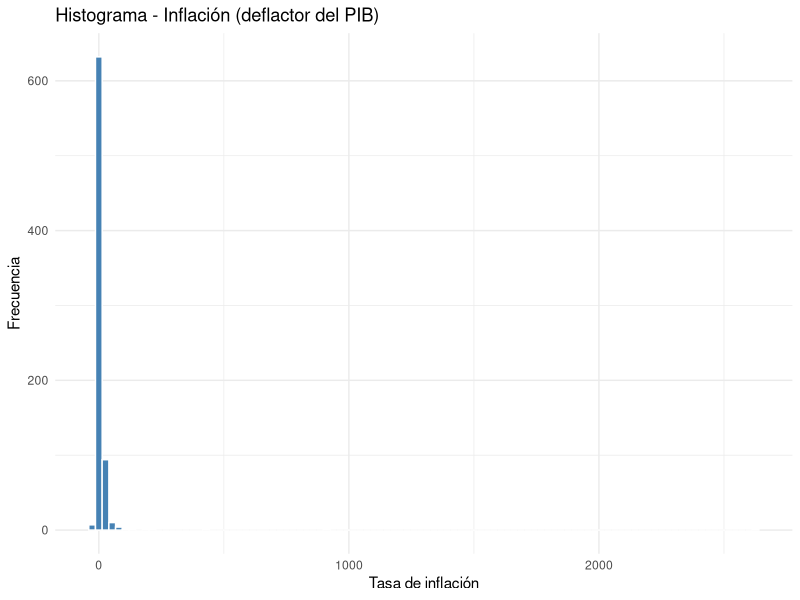
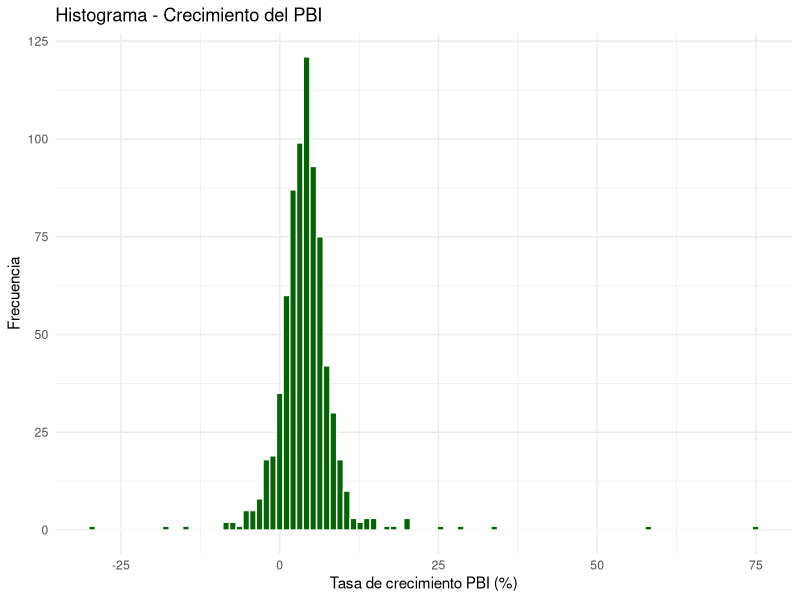
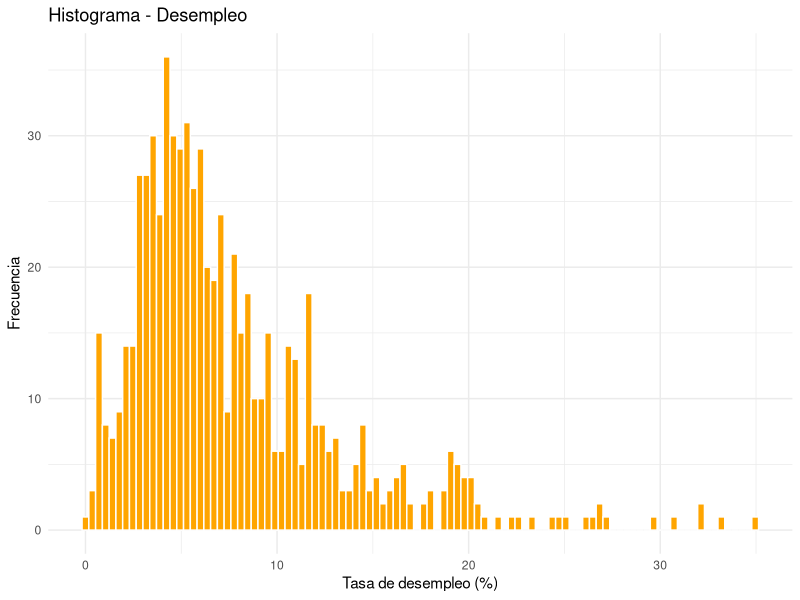
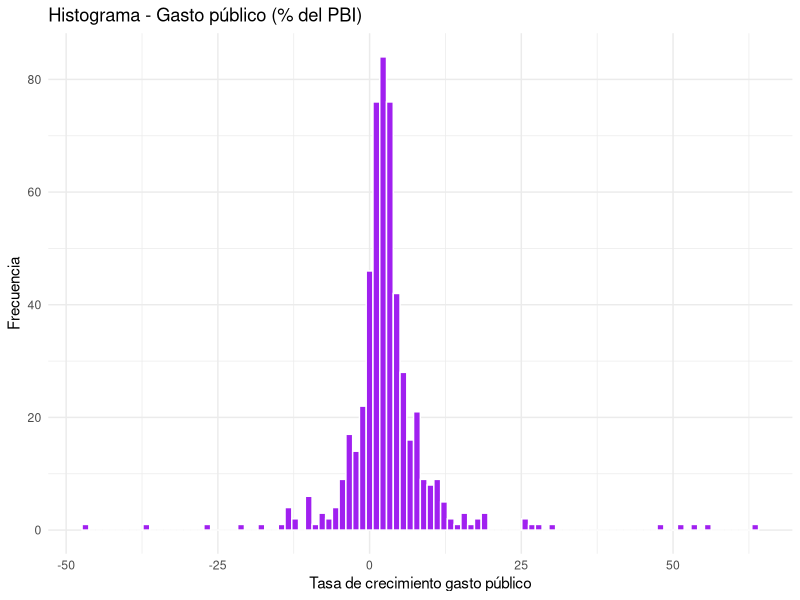
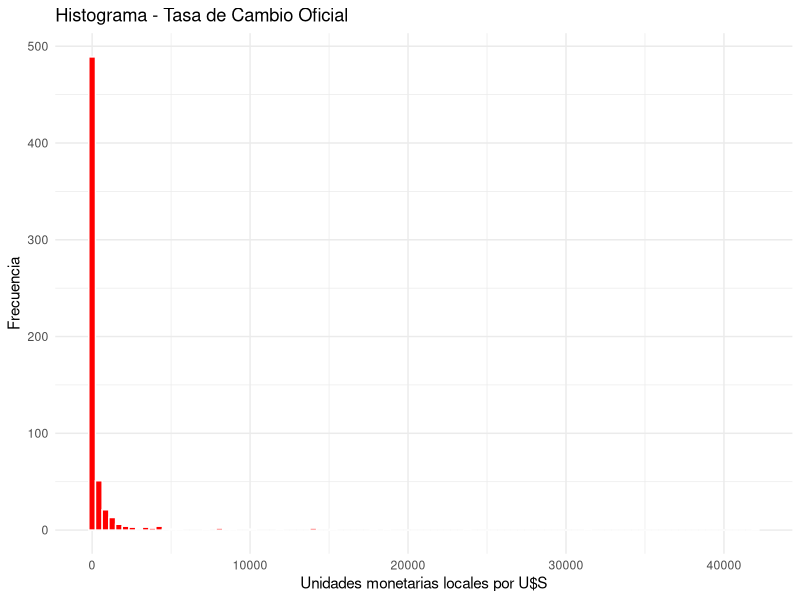
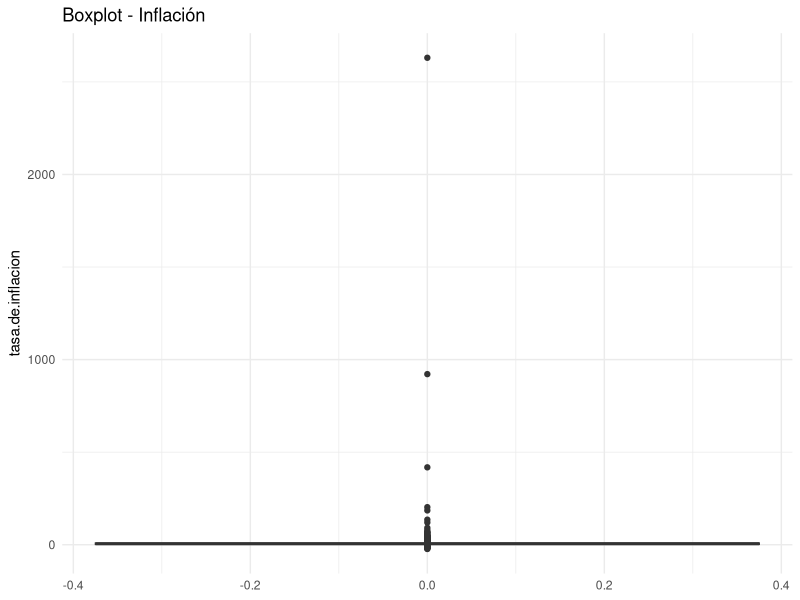
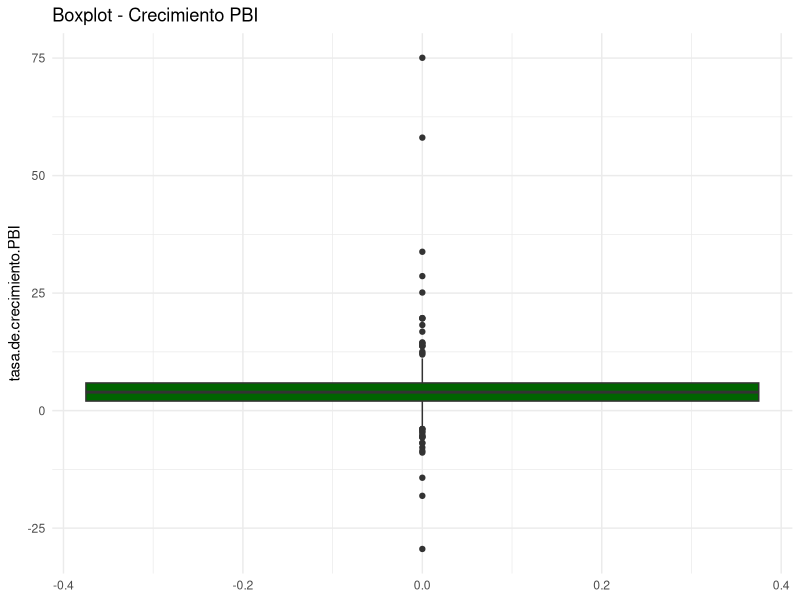
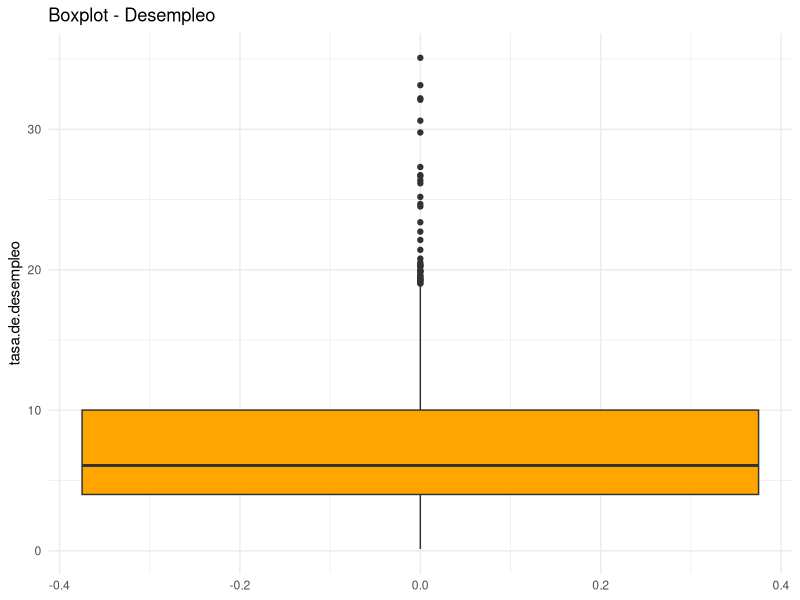

Reproduce these figures in R, in order.

# ==========================
# Outliers y Datos Faltantes
# ==========================


library(dplyr)
library(ggplot2)
library(psych)

#Input: cargamos los datos limpios 

inflacion_deflactor <- read.csv("data/clean/inflacion_deflactor.csv")
PBI_crecimiento <- read.csv("data/clean/PBI_crecimiento.csv")
desempleo <- read.csv("data/clean/desempleo.csv")
gasto_publico <- read.csv("data/clean/gasto_publico.csv")
tasa_de_cambio <- read.csv("data/clean/tasa_de_cambio_raw.csv")

bases_juntas <- list(
  inflacion_deflactor = inflacion_deflactor,
  PBI_crecimiento = PBI_crecimiento,
  desempleo = desempleo,
  gasto_publico = gasto_publico,
  tasa_de_cambio = tasa_de_cambio
) #listamos en un elemento todas las bases para poder analizarlas con una sola formula y simplificar el código

#---------------------
#Analizamos las bases
#---------------------

#variables relevantes para el analisis: inflacion,crecimiento del PBI, desempleo, gasto público, tasa de cambio oficial, anio. 


lapply(bases_juntas,glimpse) #vemos tipo de dato, titulos de columnas, primeras observaciones, estructura del dataset (row, columns)

#datos faltantes (patrón de NA)
lapply(bases_juntas, function(df){
  colSums(is.na(df))
})
 
#porcentaje de NA
lapply(bases_juntas, function(df){
  colMeans(is.na(df))*100
})

#analizamos la cantidad de NA por año para ver concentración de datos faltantes
gasto_publico %>% 
  filter(is.na(tasa.de.gasto.publico)) %>% 
  count(anio)

inflacion_deflactor %>% 
  filter(is.na(tasa.de.inflacion)) %>% 
  count(anio)

PBI_crecimiento %>% 
  filter(is.na(tasa.de.crecimiento.PBI)) %>% 
  count(anio)

desempleo %>% 
  filter(is.na(tasa.de.desempleo)) %>% 
  count(anio)

tasa_de_cambio %>% 
  filter(is.na(tasa_de_cambio_oficial)) %>% 
  count(anio)

#Analizamos la cantidad de NA por pais para ver concentracion de datos faltantes

gasto_publico %>% 
  filter(is.na(tasa.de.gasto.publico)) %>% 
  count(country_name, sort = TRUE)

inflacion_deflactor %>% 
  filter(is.na(tasa.de.inflacion)) %>% 
  count(country_name, sort = TRUE)

PBI_crecimiento %>% 
  filter(is.na(tasa.de.crecimiento.PBI)) %>% 
  count(country_name, sort = TRUE)

desempleo %>% 
  filter(is.na(tasa.de.desempleo)) %>% 
  count(country_name, sort = TRUE)

tasa_de_cambio %>% 
  filter(is.na(tasa_de_cambio_oficial)) %>% 
  count(country_name, sort = TRUE)


#===========================================================
#Estadistica Descriptiva - base sin limpiar outliers o datos
#===========================================================

lapply(bases_juntas,function(df){
  df %>% select(where(is.numeric)) %>% psych::describe()
})  #con psych abarcamos más que con summary: n, media, desvío estándar, mediana, asimetría, curtosis, y otros datos

#calculamos moda: 
moda <- function(x) {
  x <- x[!is.na(x)]             #eliminamos valores NA
  ux <- unique(x)               #extraemos los valores únicos
  ux[which.max(                 #elegimos el valor más frecuente
    tabulate(match(x, ux))      #contamos cuántas veces aparece cada uno
  )]
}

moda_gasto <- moda(gasto_publico$tasa.de.gasto.publico)
moda_PBI <- moda(PBI_crecimiento$tasa.de.crecimiento.PBI)
moda_inflacion <- moda(inflacion_deflactor$tasa.de.inflacion)
moda_desempleo <- moda(desempleo$tasa.de.desempleo)
moda_tasa_de_cambio <- moda(tasa_de_cambio$tasa_de_cambio_oficial)
modas <- list(
  moda_gasto_publico     = moda(gasto_publico$tasa.de.gasto.publico),
  moda_PBI_crecimiento   = moda(PBI_crecimiento$tasa.de.crecimiento.PBI),
  moda_inflacion         = moda(inflacion_deflactor$tasa.de.inflacion),
  moda_desempleo         = moda(desempleo$tasa.de.desempleo),
  moda_tasa_de_cambio    = moda(tasa_de_cambio$tasa_de_cambio_oficial)
) #las listamos en un solo elemento

#calculamos IQR
rango_gasto <- IQR(gasto_publico$tasa.de.gasto.publico, na.rm = TRUE)
rango_PBI <- IQR(PBI_crecimiento$tasa.de.crecimiento.PBI, na.rm = TRUE)
rango_inflacion <- IQR(inflacion_deflactor$tasa.de.inflacion, na.rm =TRUE)
rango_desempleo <- IQR(desempleo$tasa.de.desempleo, na.rm = TRUE)
rango_tasa_de_cambio <- IQR(tasa_de_cambio$tasa_de_cambio_oficial, na.rm = TRUE)

rangos_IQR <- list(
  IQR_gasto_publico     = IQR(gasto_publico$tasa.de.gasto.publico, na.rm = TRUE),
  IQR_PBI_crecimiento   = IQR(PBI_crecimiento$tasa.de.crecimiento.PBI, na.rm = TRUE),
  IQR_inflacion         = IQR(inflacion_deflactor$tasa.de.inflacion, na.rm = TRUE),
  IQR_desempleo         = IQR(desempleo$tasa.de.desempleo, na.rm = TRUE),
  IQR_tasa_de_cambio    = IQR(tasa_de_cambio$tasa_de_cambio_oficial, na.rm = TRUE)
) #los listamos en un solo elemento

#Distribucion de frecuencias por país (identificamos países que aportan indfo completa o incompleta)
freq_gasto <- gasto_publico |> count(country_name, sort = TRUE)
freq_PBI <- PBI_crecimiento |> count(country_name, sort = TRUE)
freq_inflacion <- inflacion_deflactor |> count(country_name, sort = TRUE)
freq_desempleo <- desempleo |> count(country_name, sort = TRUE)
freq_tasa_cambio <- tasa_de_cambio |> count(country_name, sort = TRUE)
frecuencias <- list(
  gasto_publico = freq_gasto,
  PBI_crecimiento = freq_PBI,
  inflacion = freq_inflacion,
  desempleo = freq_desempleo,
  tasa_de_cambio = freq_tasa_cambio
)

#Histogramas (los valores outliers generan mala visualización, lo corregiremos más adelante)

#Histograma inflacion:
ggplot(inflacion_deflactor, aes(x = tasa.de.inflacion)) +
  geom_histogram(bins = 100, fill = "steelblue", color = "white") +
  theme_minimal() +
  labs(title = "Histograma - Inflación (deflactor del PIB)",
       x = "Tasa de inflación", y = "Frecuencia")

#Histograma PBI
ggplot(PBI_crecimiento, aes(x = tasa.de.crecimiento.PBI)) +
  geom_histogram(bins = 100, fill = "darkgreen", color = "white") +
  theme_minimal() +
  labs(title = "Histograma - Crecimiento del PBI",
       x = "Tasa de crecimiento PBI (%)", y = "Frecuencia")

#Histograma desempleo
ggplot(desempleo, aes(x = tasa.de.desempleo)) +
  geom_histogram(bins = 100, fill = "orange", color = "white") +
  theme_minimal() +
  labs(title = "Histograma - Desempleo",
       x = "Tasa de desempleo (%)", y = "Frecuencia")

#Histograma gasto público
ggplot(gasto_publico, aes(x = tasa.de.gasto.publico)) +
  geom_histogram(bins = 100, fill = "purple", color = "white") +
  theme_minimal() +
  labs(title = "Histograma - Gasto público (% del PBI)",
       x = "Tasa de crecimiento gasto público", y = "Frecuencia")

#Histograma tasa de cambio
ggplot(tasa_de_cambio, aes(x = tasa_de_cambio_oficial)) +
  geom_histogram(bins = 100, fill = "red", color = "white") +
  theme_minimal() +
  labs(title = "Histograma - Tasa de Cambio Oficial",
       x = "Unidades monetarias locales por U$S", y = "Frecuencia")

#Boxplots (detectamos valores extremos/outliers)

# Boxplot inflación
ggplot(inflacion_deflactor, aes(y = tasa.de.inflacion)) +
  geom_boxplot(fill = "steelblue") +
  theme_minimal() +
  labs(title = "Boxplot - Inflación")

# Boxplot PBI
ggplot(PBI_crecimiento, aes(y = tasa.de.crecimiento.PBI)) +
  geom_boxplot(fill = "darkgreen") +
  theme_minimal() +
  labs(title = "Boxplot - Crecimiento PBI")

# Boxplot desempleo
ggplot(desempleo, aes(y = tasa.de.desempleo)) +
  geom_boxplot(fill = "orange") +
  theme_minimal() +
  labs(title = "Boxplot - Desempleo")

# Boxplot gasto público
ggplot(gasto_publico, aes(y = tasa.de.gasto.publico)) +
  geom_boxplot(fill = "purple") +
  theme_minimal() +
  labs(title = "Boxplot - Gasto Público (% del PBI)")

# Boxplot tasa de cambio
ggplot(tasa_de_cambio, aes(y = tasa_de_cambio_oficial)) +
  geom_boxplot(fill = "red") +
  theme_minimal() +
  labs(title = "Boxplot - Tasa de Cambio Oficial")


#================================
#Deteccion de outliers
#================================

detectar_outliers <- function(df, variable){
  
  x <- df[[variable]]
  x <- x[!is.na(x)]  #nos quedamos con las x que no son NA
  
  q1  <- quantile(x, 0.25)
  q3  <- quantile(x, 0.75)
  iqr <- IQR(x)
  
  limite_inf <- q1 - 1.5 * iqr
  limite_sup <- q3 + 1.5 * iqr
  
  df %>%
    mutate(
      es_outlier = case_when(
        !!sym(variable) < limite_inf ~ "Outlier bajo",
        !!sym(variable) > limite_sup ~ "Outlier alto",
        TRUE ~ "Normal"))
  } #clasificamos las observaciones

#outliers inflacion
inflacion_outliers <- detectar_outliers(inflacion_deflactor,"tasa.de.inflacion")
inflacion_outliers %>% count(es_outlier) #vemos composicion de outliers
inflacion_outliers %>% filter(es_outlier != "Normal") %>% count(country_name, sort = TRUE)


#outliers PBI
PBI_outliers <- detectar_outliers(PBI_crecimiento,"tasa.de.crecimiento.PBI")
PBI_outliers %>% count(es_outlier)
PBI_outliers %>% filter(es_outlier != "Normal") %>% count(country_name, sort = TRUE)

#outliers desempleo
desempleo_outliers <- detectar_outliers(desempleo,"tasa.de.desempleo")
desempleo_outliers %>% count(es_outlier)
desempleo_outliers %>% filter(es_outlier != "Normal") %>% count(country_name, sort = TRUE)

#gasto publico
gasto_outliers <- detectar_outliers(gasto_publico,"tasa.de.gasto.publico")
gasto_outliers %>% count(es_outlier)
gasto_outliers %>% filter(es_outlier != "Normal") %>% count(country_name, sort = TRUE)

#tasa de cambio 
tasa_outliers <- detectar_outliers(tasa_de_cambio,"tasa_de_cambio_oficial")
tasa_outliers %>% count(es_outlier)
tasa_outliers %>% filter(es_outlier != "Normal") %>% count(country_name, sort = TRUE)


#TRATAMIENTO DE OUTLIERS
#-----------------------

#PBI: no se remueve outliers. Explayado en el informe. Mejoramos el histograma modificando el eje X.
ggplot(PBI_crecimiento, aes(x = tasa.de.crecimiento.PBI)) +
  geom_histogram(bins = 100, fill = "darkgreen", color = "white") +
  coord_cartesian(xlim = c(-20, 30)) +
  theme_minimal() +
  labs(title = "Histograma - Crecimiento del PBI modificado",
       x = "Tasa de crecimiento PBI (%)", y = "Frecuencia")

#Desempleo: no se remueve outliers. Explayado en el informe. 


#Tasa de cambio: no eliminamos outliers pero logaritmizamos. 
tasa_de_cambio_log <- tasa_de_cambio |>
  mutate(log_tasa = log(tasa_de_cambio_oficial))

#Histograma con log:
ggplot(tasa_de_cambio_log, aes(x = log_tasa)) +
  geom_histogram(bins = 40, fill = "red", color = "white") +
  theme_minimal() +
  labs(
    title = "Histograma – Tasa de cambio (log transformada)",
    x = "log(Tasa de cambio oficial)",
    y = "Frecuencia"
  )
#Boxplot con log:
ggplot(tasa_de_cambio_log, aes(y = log_tasa)) +
  geom_boxplot(fill = "red", alpha = 0.7) +
  theme_minimal() +
  labs(
    title = "Boxplot – Tasa de cambio (log transformada)",
    y = "log(Tasa de cambio oficial)"
  )

#Inflacion: 

x <- inflacion_deflactor$tasa.de.inflacion
q_low <- quantile(x, probs = 0.01, na.rm = TRUE)
x_wins_low <- ifelse(x < q_low, q_low, x)
shift_value <- min(x_wins_low, na.rm = TRUE)
x_shifted <- x_wins_low - shift_value + 1
x_log <- log(x_shifted)

inflacion_log <- inflacion_deflactor %>%
  mutate(
    tasa_wins_low = x_wins_low,
    tasa_shifted = x_shifted,
    inflacion_log = x_log
  )

#Histograma de winzorizados
ggplot(inflacion_log, aes(x = tasa_wins_low)) +
  geom_histogram(bins = 100, fill = "steelblue", color = "white") +
  theme_minimal() +
  labs(
    title = "Histograma – Inflación (winsorizada)",
    x = "Inflación winsorizada", y = "Frecuencia"
  )

#Histograma de inflacion logaritmizada con winzorizados 
ggplot(inflacion_log, aes(x = inflacion_log)) +
  geom_histogram(bins = 100, fill = "steelblue", color = "white") +
  theme_minimal() +
  labs(
    title = "Histograma – Inflación (log transformada)",
    x = "log(inflación)", y = "Frecuencia"
  )
